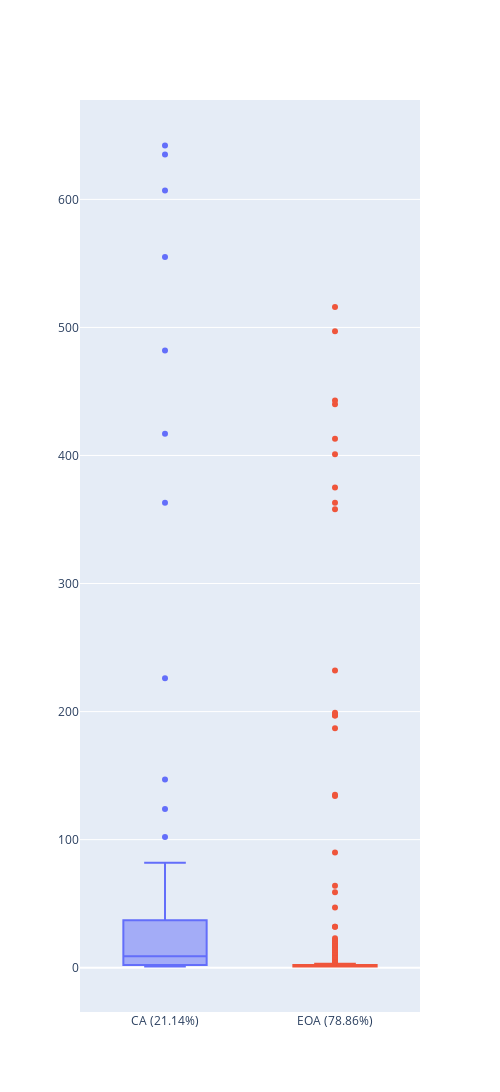

Write notebook code for a chart like this one.
### Code cell
# Figure 2: Core Addresses
core_CA = core_address[core_address['type']==0]['core_days_cnt']
core_EOA = core_address[core_address['type']==1]['core_days_cnt']

fig = go.Figure()
fig.add_trace(go.Box(y=core_CA, name=CA_str))
fig.add_trace(go.Box(y=core_EOA, name=EOA_str))

fig.update_layout(barmode='stack', height=1500, width=500, showlegend=False)

fig.write_image(f"{FIG_SAVE_PATH}/fig2.png")

### Figure 1 — Plotly figure (JSON) as saved in the notebook; plotly's stock layout.template omitted (floating-point values rounded to 4 significant figures; data arrays with more than 128 entries replaced by an {"elided": "..."} marker saying what was removed)
{"data": [{"name": "CA (21.14%)", "type": "box", "y": [642, 635, 607, 555, 482, 417, 363, 226, 147, 124, 102, 82, 81, 78, 72, 56, 48, 48, 37, 31, 31, 26, 25, 24, 23, 23, 18, 17, 16, 16, 13, 13, 12, 12, 12, 10, 9, 9, 8, 8, 7, 7, 7, 6, 4, 4, 3, 3, 3, 3, 3, 2, 2, 2, 2, 2, 2, 2, 2, 2, 2, 1, 1, 1, 1, 1, 1, 1, 1, 1, 1, 1, 1, 1]}, {"name": "EOA (78.86%)", "type": "box", "y": {"elided": "276 int values"}}], "layout": {"barmode": "stack", "height": 1500, "showlegend": false, "width": 500}}
